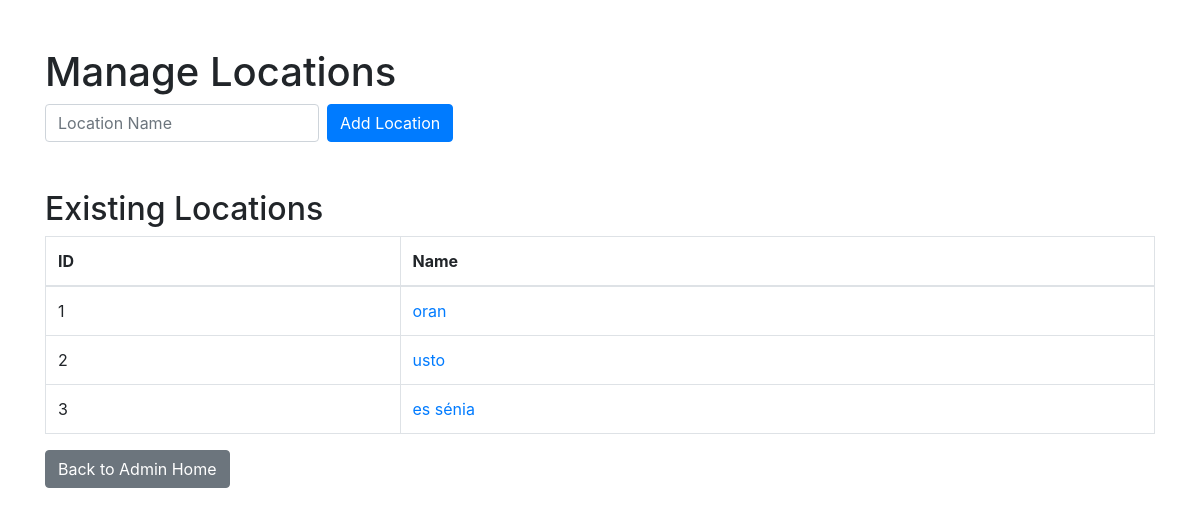
/admin/locations, run on an earlier commit of the app's database.
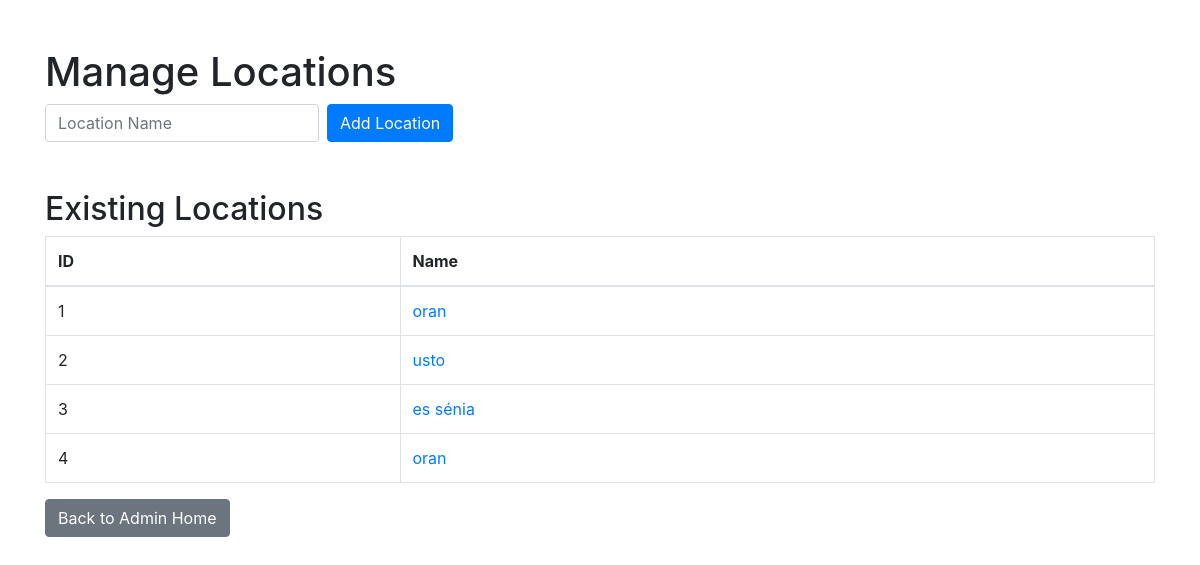
And on a later commit of the database.
### models.py (models this page shows)
class Location(db.Model):
    __tablename__ = 'locations'
    id = db.Column(db.Integer, primary_key=True)
    name = db.Column(db.String(100), nullable=False)
    rooms = db.relationship('Room', backref='location', lazy=True)

### admin_blueprint.py (the view)
@admin_bp.route('/locations')
def locations_page():
    locations = get_all_locations()
    return render_template('locations.html', locations=locations)

### data_access1.py (called while the page is built)
def get_all_locations():
    return Location.query.all()

### templates/locations.html (shortened to what this page needs)
<!DOCTYPE html>
<html lang="en">
<head>
    <link rel="stylesheet" href="https://stackpath.bootstrapcdn.com/bootstrap/4.5.2/css/bootstrap.min.css">
</head>
<body>
<div class="container mt-5">
    <h1>Manage Locations</h1>
    <form method="POST" action="{{ url_for('admin_bp.create_location_admin') }}" class="form-inline mb-4">
        <input type="text" name="name" class="form-control mr-2" placeholder="Location Name" required>
        <button type="submit" class="btn btn-primary">Add Location</button>
    </form>
    <h2 class="mt-5">Existing Locations</h2>
    <table class="table table-bordered">
        <thead>
            <tr>
                <th>ID</th>
                <th>Name</th>
            </tr>
        </thead>
        <tbody>
            {% for location in locations %}
            <tr>
                <td>{{ location.id }}</td>
                <td>
                    <a href="{{ url_for('admin_bp.location_rooms', location_id=location.id) }}">
                        {{ location.name }}
                    </a>
                </td>
            </tr>
            {% endfor %}
        </tbody>
    </table>
    <a href="{{ url_for('admin_bp.admin_home') }}" class="btn btn-secondary mb-4">Back to Admin Home</a>
</div>
</body>
</html>

What changed in the data, as far as the page shows it:
added Location: id "4", name "oran"
